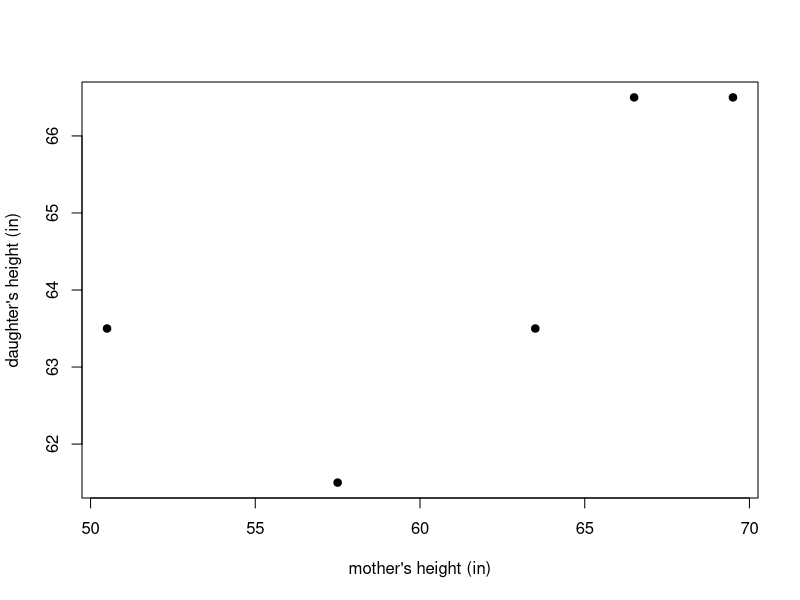
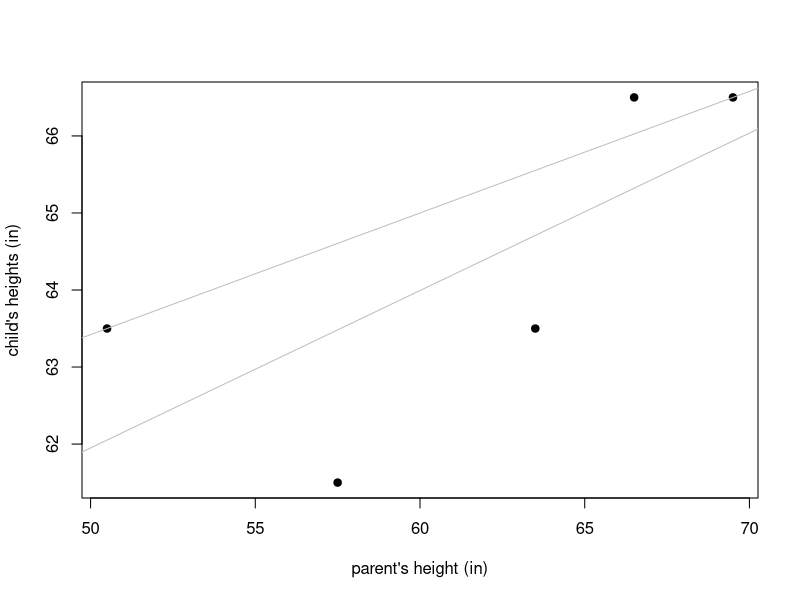
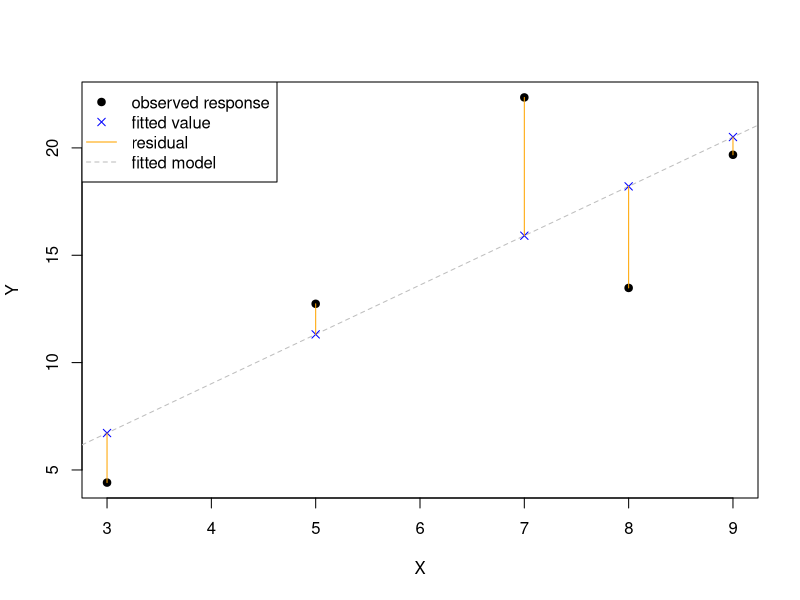
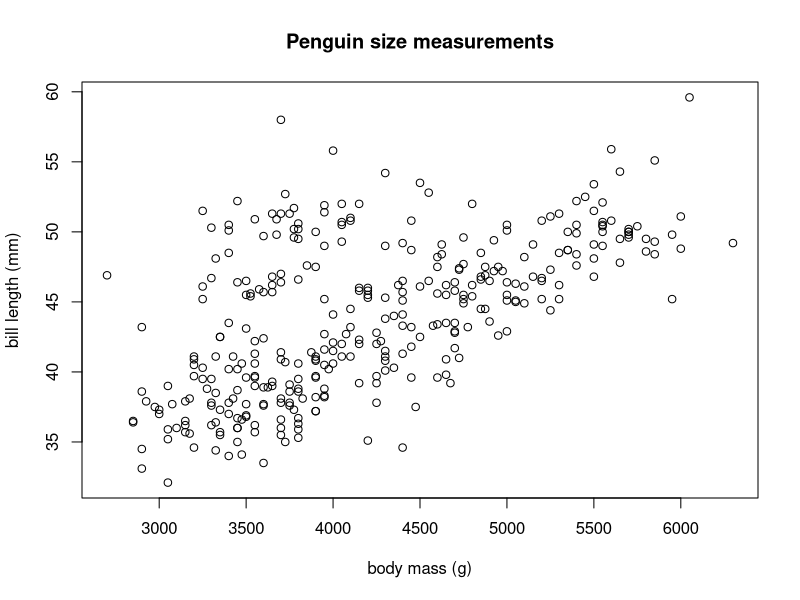
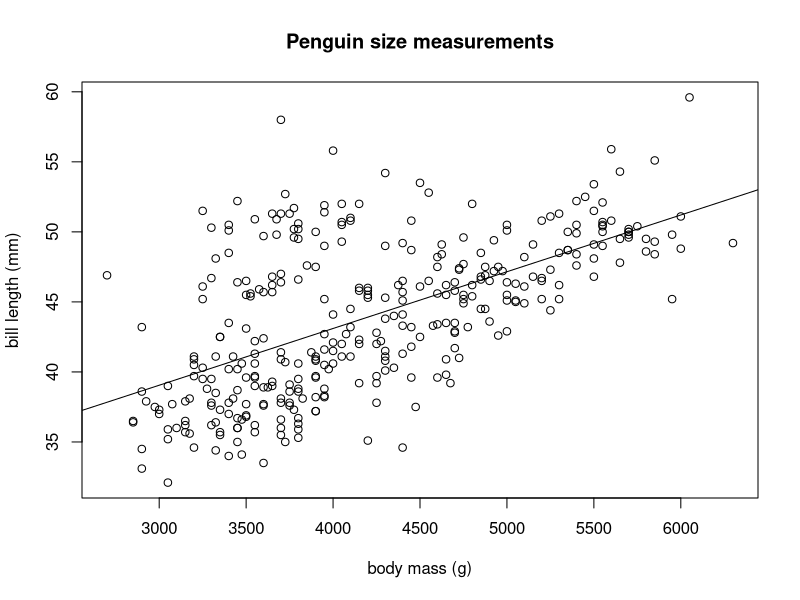
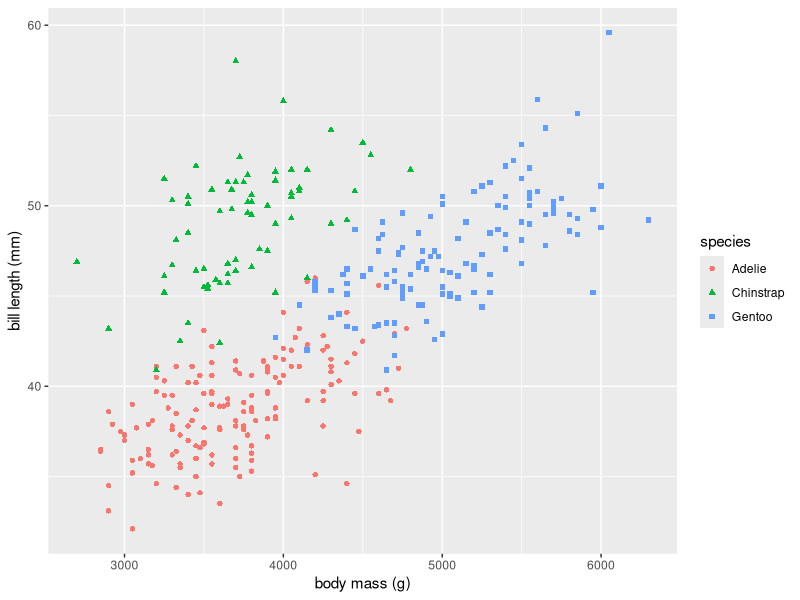

The R source for these figures, in order: (Note: this script raises an error after producing the figures.)
## ---- chunk 1
if(!require(palmerpenguins, quietly = TRUE)) {
  install.packages("palmerpenguins", repos = "https://cran.rstudio.com/")
  library(palmerpenguins)
}
if(!require(ggplot2, quietly = TRUE)) {
  install.packages("ggplot2", repos = "https://cran.rstudio.com/")
  library(ggplot2)
}
## ---- chunk 2
x <- c(57.5, 50.5, 63.5, 66.5, 69.5) # mothers' heights
y <- c(61.5, 63.5, 63.5, 66.5, 66.5) # daughters' heights
plot(y ~ x, pch = 19, xlab = "mother's height (in)", ylab = "daughter's height (in)")
## ---- chunk 3
#| echo: false
lmod <- lm(y ~ x)
coef_ls <- coef(lmod) # OLS estimates
lad <- function(b) {
  yhat <- b[1] + b[2] * x
  return(sum(abs(y-yhat)))
}
coef_lad <- optim(coef_ls, fn = lad)$par # least absolute deviation
plot(y ~ x, pch = 19, xlab = "parent's height (in)", ylab = "child's heights (in)")
abline(a = coef_ls[1], b= coef_ls[2], col = "grey")
abline(a = coef_lad[1], b = coef_lad[2], col = "grey")
## ---- chunk 4
set.seed(2)
x <- c(3, 5, 7, 8, 9)
y <- 2 + 2 * x + rnorm(5, sd = 4)
plot(y ~ x, pch = 19, xlab = "X", ylab = "Y")
lmod <- lm(y ~ x)
yhat <- fitted(lmod)
abline(lmod, col = "grey", lty = 2)
points(yhat ~ x, pch = 4, col = "blue")
segments(x, y, x, yhat, col = "orange")
legend("topleft",
       legend = c("observed response", "fitted value", "residual", "fitted model"),
       pch = c(19, 4, NA, NA),
       col = c("black", "blue", "orange", "grey"),
       lty = c(NA, NA, 1, 2),
       lwd = c(NA, NA, 1, 1))
## ---- chunk 5
data(penguins, package = "palmerpenguins")
head(penguins)
## ---- chunk 6
plot(bill_length_mm ~ body_mass_g, data = penguins,
     ylab = "bill length (mm)", xlab = "body mass (g)",
     main = "Penguin size measurements")
## ---- chunk 7
lmod <- lm(bill_length_mm ~ body_mass_g, data = penguins) # fit model
class(lmod) # class of lmod
## ---- chunk 8
# summarize results stored in lmod
summary(lmod)
## ---- chunk 9
plot(bill_length_mm ~ body_mass_g,
     data = penguins, main = "Penguin size measurements",
     ylab = "bill length (mm)", xlab = "body mass (g)")
# draw fitted line of plot
abline(lmod)
## ---- chunk 10
(coeffs <- coef(lmod)) # extract, assign, and print coefficients
ehat <- residuals(lmod) # extract and assign residuals
head(ehat) # first few residuals
yhat <- fitted(lmod) # extract and assign fitted values
head(yhat) # first few fitted values
yhat2 <- predict(lmod) # compute and assign fitted values
head(yhat2) # first few fitted values
(rss <- deviance(lmod)) # extract, assign, and print rss
(dfr <- df.residual(lmod)) # extract residual df
(sigmasqhat <- sigma(lmod)^2) # estimated error variance
## ---- chunk 11
# fit model
mlmod <- lm(bill_length_mm ~ body_mass_g + flipper_length_mm, data = penguins)
# extract estimated coefficients
coef(mlmod)
# extract RSS
deviance(mlmod)
## ---- chunk 12
#| warning: false
library(ggplot2) # load package
# create grouped scatterplot
ggplot(data = penguins) +
  geom_point(aes(x = body_mass_g, y = bill_length_mm, shape = species, color = species)) +
  xlab("body mass (g)") + ylab("bill length (mm)")
## ---- chunk 13
# fit parallel lines model
lmodp <- lm(bill_length_mm ~ body_mass_g + species, data = penguins)
# extract coefficients
coef(lmodp)
## ---- chunk 14
#| error: true
penguins <-
  penguins |>
  transform(pl_fitted = predict(lmodp))
## ---- chunk 15
# refit parallel lines model with new na.action behavior
lmodp <- lm(bill_length_mm ~ body_mass_g + species,
            data = penguins, na.action = na.exclude)
# add fitted values to penguins data frame
penguins <-
  penguins |>
  transform(pl_fitted = predict(lmodp))
## ---- chunk 16
#| warning: false 
# create plot
# create scatterplot
# customize labels
# add lines for each level of species
ggplot(data = penguins) +
  geom_point(aes(x = body_mass_g, y = bill_length_mm,
                 shape = species, color = species)) +
  xlab("body mass (g)") + ylab("bill length (mm)") +
  geom_line(aes(x = body_mass_g, y = pl_fitted, color = species))
## ---- chunk 17
# fit separate lines model
# na.omit = na.exclude used to change predict behavior
lmods <- lm(bill_length_mm ~ body_mass_g + species + body_mass_g:species,
            data = penguins, na.action = na.exclude)
# extract estimated coefficients
coef(lmods)
## ---- chunk 18
#| warning: false
# add separate lines fitted values to penguins data frame
penguins <-
  penguins |>
  transform(sl_fitted = predict(lmods))
# use geom_line to add fitted lines to plot
ggplot(data = penguins) +
  geom_point(aes(x = body_mass_g, y = bill_length_mm, shape = species, color = species)) +
  xlab("body mass (g)") + ylab("bill length (mm)") +
  geom_line(aes(x = body_mass_g, y = sl_fitted, col = species))
## ---- chunk 19
#| echo: false
par(mfrow = c(2, 2))
set.seed(27)
x1 <- runif(25, 0, 10)
y1 <- 2 + 3 * x1
fit1 <- lm(y1 ~ x1)
plot(x1, 2 + 3 * x1, xlab = "X", ylab = "Y")
abline(fit1)
title(expression(R^2==1))
x2 <- runif(25, 0, 10)
y2 <- rnorm(length(x2))
fit2 <- lm(y2 ~ x2)
r2b <- round(summary(fit2)$r.squared, 2)
q2 <- bquote(R^2==.(format(r2b, digits = 2)))
plot(x2, y2, xlab = "X", ylab = "Y")
abline(fit2)
title(q2)
x3 <- runif(25, 0, 10)
y3 <- 3 - 2 * x3 + rnorm(length(x3), sd = 5)
fit3 <- lm(y3 ~ x3)
r2c <- round(summary(fit3)$r.squared, 2)
q3 <- bquote(R^2==.(format(r2c, digits = 2)))
plot(x3, y3, xlab = "X", ylab = "Y")
abline(fit3)
title(q3)
x4 <- runif(25, -10, 10)
y4 <- 2 - 2 * x4 + 3 - x4^2
fit4 <- lm(y4 ~ x4)
r2c <- round(summary(fit4)$r.squared, 2)
q4 <- bquote(R^2==.(format(r2c, digits = 2)))
plot(x4, y4, xlab = "X", ylab = "Y")
abline(fit4)
title(q4)
par(mfrow = c(1, 1))
## ---- chunk 20
summary(lmodp)$r.squared
## ---- chunk 21
set.seed(28) # for reproducibility
# create regressor of random noise
noisyx <- rnorm(344)
# add noisyx as regressor to lmodp
lmod_silly <- update(lmodp, . ~ . + noisyx)
# extract R^2 from fitted model
summary(lmod_silly)$r.squared
## ---- chunk 22
# fit model to first data set
lmod_a1 <- lm(y1 ~ x1, data = anscombe)
# extract coefficients from fitted model
coef(lmod_a1)
# extract R^2 from fitted model
summary(lmod_a1)$r.squared
# fit model to second data set
lmod_a2 <- lm(y2 ~ x2, data = anscombe)
coef(lmod_a2)
summary(lmod_a2)$r.squared
# fit model to third data set
lmod_a3 <- lm(y3 ~ x3, data = anscombe)
coef(lmod_a3)
summary(lmod_a3)$r.squared
# fit model to fourth data set
lmod_a4 <- lm(y4 ~ x4, data = anscombe)
coef(lmod_a4)
summary(lmod_a4)$r.squared
## ---- chunk 23
#| echo: false
#| message: false
adf = data.frame(x = unlist(anscombe[,1:4]),
                 y = unlist(anscombe[,5:8]),
                 set = factor(rep(1:4, each = 11)))
ggplot(adf, aes(x = x, y = y, group = set, col = set)) +
  geom_point(col = "black") +
  geom_smooth(aes(group = set), method = "lm", se = FALSE) +
  facet_grid(. ~ set) +
  theme_bw()
## ---- chunk 24
# simple linear regression model
summary(lmod)$adj.r.squared
# multiple linear regression model
summary(mlmod)$adj.r.squared
# parallel lines model
summary(lmodp)$adj.r.squared
# separate lines model
summary(lmods)$adj.r.squared
## ---- chunk 25
plot(penguins$bill_length_mm ~ fitted(lmods),
     xlab = "fitted values", ylab = "bill length (mm)")
